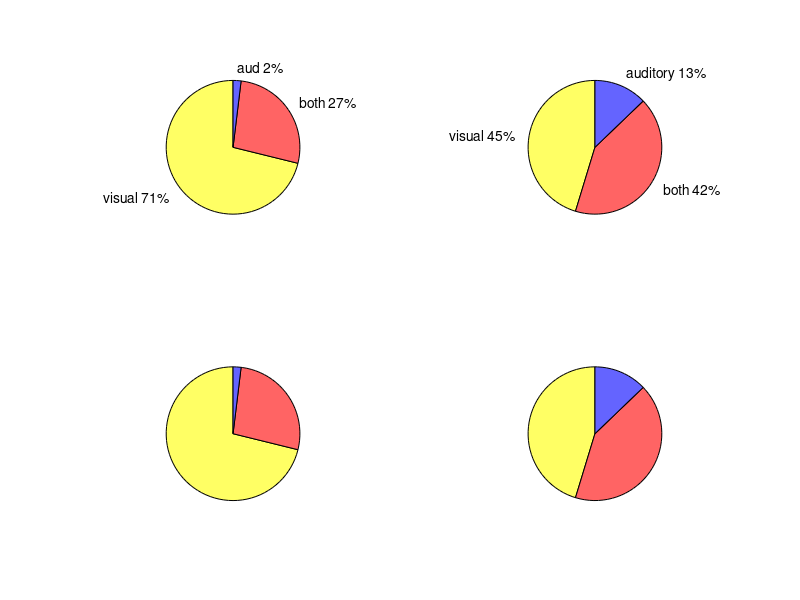

The MATLAB script that drew this image:
figure(1)
subplot(2,2,1)
title('DR V1 Distribution')
distro.V1 = [74 (21+7) 2];
percentage.visual = round(distro.V1(1)./sum(distro.V1)*100);
percentage.both = round(distro.V1(2)./sum(distro.V1)*100);
percentage.aud = round(distro.V1(3)./sum(distro.V1)*100);
LABELS = {['visual ' num2str(percentage.visual) '%'] ['both ' num2str(percentage.both) '%']...
    ['aud ' num2str(percentage.aud) '%']};

pie(distro.V1,LABELS);
colormap([1 1 100/255; 1 100/255 100/255; 100/255 100/255 1]);

subplot(2,2,3)
LABELS = {['' ] ['']...
    ['']};

pie(distro.V1,LABELS);
colormap([1 1 100/255; 1 100/255 100/255; 100/255 100/255 1]);

%saveas(figure(1),'NgR Ex Pie','pdf')

subplot(2,2,2)
title('DR V2 Distribution')
distro.V2 = [53 (35+14) 15];
percentage.visual = round(distro.V2(1)./sum(distro.V2)*100);
percentage.both = round(distro.V2(2)./sum(distro.V2)*100);
percentage.aud = round(distro.V2(3)./sum(distro.V2)*100);
LABELS = {['visual ' num2str(percentage.visual) '%'] ['both ' num2str(percentage.both) '%']...
    ['auditory ' num2str(percentage.aud) '%']};

pie(distro.V2,LABELS);
colormap([1 1 100/255; 1 100/255 100/255; 100/255 100/255 1]);


subplot(2,2,4)
LABELS = {[''] ['']...
    ['']};

pie(distro.V2,LABELS);
colormap([1 1 100/255; 1 100/255 100/255; 100/255 100/255 1]);